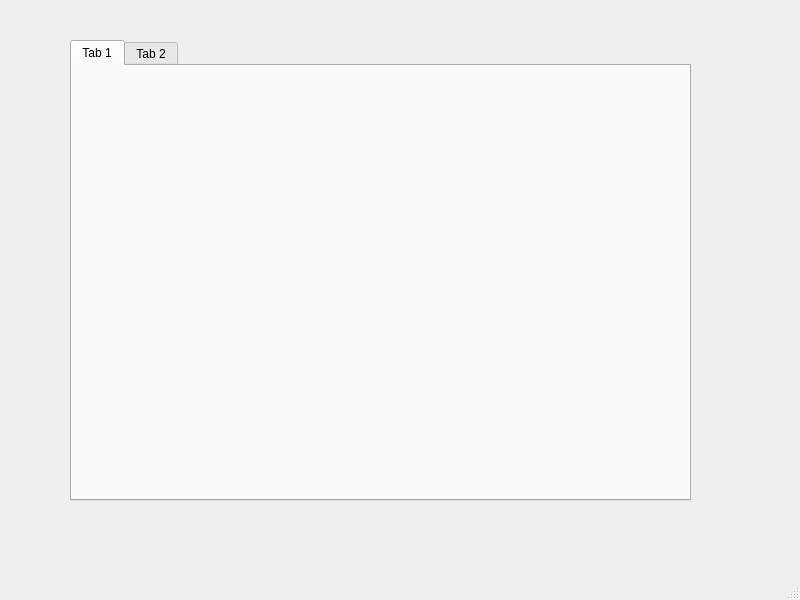
<?xml version="1.0" encoding="UTF-8"?>
<ui version="4.0">
 <class>MainWindow</class>
 <widget class="QMainWindow" name="MainWindow">
  <property name="geometry">
   <rect>
    <x>0</x>
    <y>0</y>
    <width>800</width>
    <height>600</height>
   </rect>
  </property>
  <property name="windowTitle">
   <string>MainWindow</string>
  </property>
  <widget class="QWidget" name="centralwidget">
   <widget class="QTabWidget" name="tabWidget">
    <property name="geometry">
     <rect>
      <x>70</x>
      <y>40</y>
      <width>621</width>
      <height>461</height>
     </rect>
    </property>
    <widget class="QWidget" name="tab">
     <attribute name="title">
      <string>Tab 1</string>
     </attribute>
    </widget>
    <widget class="QWidget" name="tab_2">
     <attribute name="title">
      <string>Tab 2</string>
     </attribute>
    </widget>
   </widget>
  </widget>
  <widget class="QMenuBar" name="menubar">
   <property name="geometry">
    <rect>
     <x>0</x>
     <y>0</y>
     <width>800</width>
     <height>25</height>
    </rect>
   </property>
  </widget>
  <widget class="QStatusBar" name="statusbar"/>
 </widget>
 <resources/>
 <connections/>
</ui>
